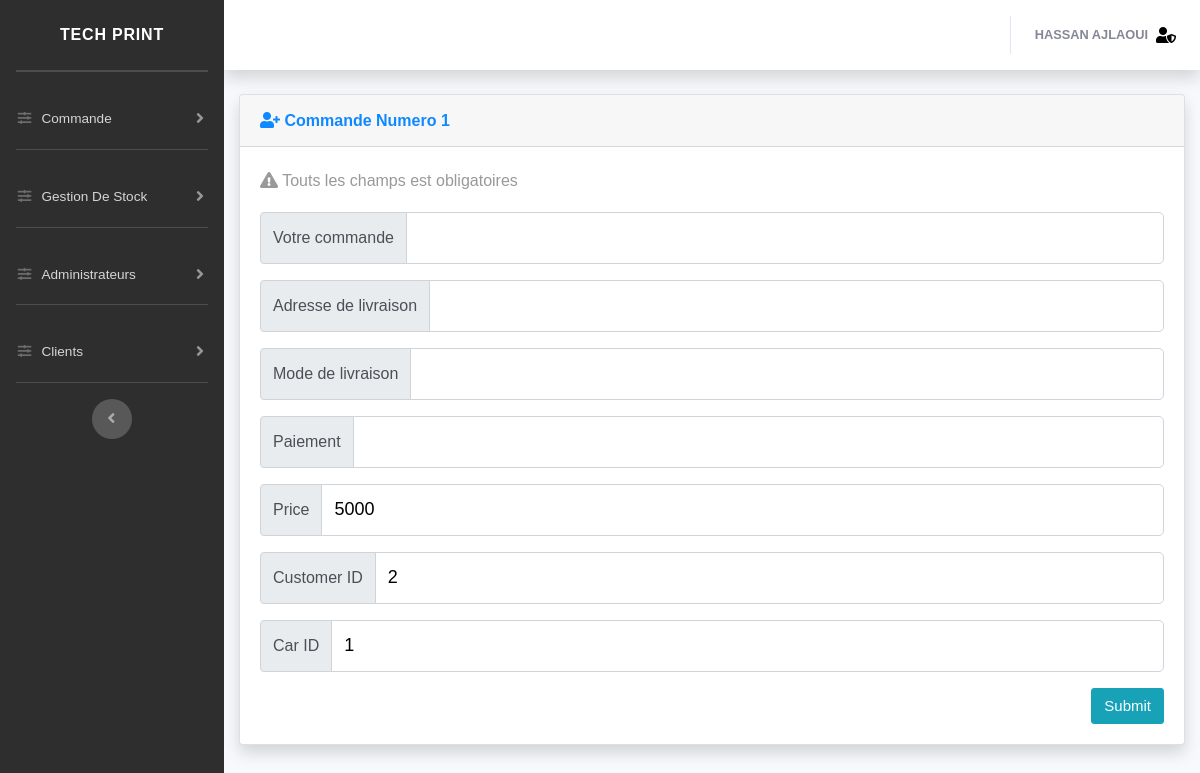
Page /dash/traitReservation.php?id=1 (signed in) on the committed database.
### tables this page shows
CREATE TABLE `reservations` (
  `reservationID` int(11) NOT NULL,
  `pickupDay` date NOT NULL,
  `returnDay` date NOT NULL,
  `price` decimal(10,0) NOT NULL,
  `pickupLocation` varchar(50) NOT NULL,
  `returnLocation` varchar(50) NOT NULL,
  `customerID` int(11) NOT NULL,
  `carID` int(11) NOT NULL,
  `isConfirmed` enum('-1','1') NOT NULL DEFAULT '-1'
);

### dash/traitement/function.php (called while the page is built, shortened)
<?php
	function connecte(){
					try{
						$db = new PDO('mysql:host=localhost;dbname=cars;charset=utf8','root','');
						$db->setAttribute(PDO::ATTR_DEFAULT_FETCH_MODE, PDO::FETCH_ASSOC);
						$db->query("SET NAMES utf8mb4");
					}catch(PDOException $e){
					}
					return $db;
				}
	function PDO($query,$array){
					$db = connecte();
					$stm = $db->prepare($query);
					$i=1;
					reset($array);
					while($frt = current($array)){
							$stm->bindValue($i,$frt);
							next($array);
							$i++;
						}
					$stm->execute();
					return $stm;
				}
?>

### dash/traitReservation.php (the view, shortened to what this page needs)
<!DOCTYPE html>
<html lang="en">
<head>
  <link href="vendor/fontawesome-free/css/all.min.css" rel="stylesheet" type="text/css">
  <link href="css/sb-admin-2.min.css" rel="stylesheet">
  <link href="vendor/datatables/dataTables.bootstrap4.min.css" rel="stylesheet">
  <link href="css/style.css" rel="stylesheet">
</head>
  <body id="page-top">
 <?php
include("nav.php");
include("traitement/function.php");
if(isset($_GET['id'])){
$id = $_GET['id'];
$sql = "SELECT * FROM `reservations` WHERE reservationID=?";
$value = array($id);
$result = PDO($sql,$value);
    if($result->rowCount()!=0)  {
            while($row = $result->fetch())
                {
                  $reservationID = $row['reservationID'] ;
                  $price = $row['price'];
                  $customerID = $row['customerID'] ;
                  $carID = $row['carID'] ;
                }
    }
}
 ?>
        <div class="container-fluid">
          <div class="card shadow mb-4">
            <div class="card-header py-3">
              <h6 class="m-0 font-weight-bold text-primary"><i class="fas fa-user-plus"></i> Commande <?php if(isset($_GET['id'])){echo 'Numero '.$reservationID;}?> </h6>
            </div>
            <div class="card-body">
              <div class="table-responsive">
                <?php
                  if(isset($_GET['id'])){
                    echo '<form action="modifyReservation.php?id='.$reservationID.'" method="POST" id="formajout">';
                  }else{
                    echo '<form action="addReservation.php" method="POST" id="formajout">';
                  }
                ?>
                <p class="sup2"><i class="fas fa-exclamation-triangle"></i> Touts les champs est obligatoires</p>
                <div class="input-group mb-3">
                  <div class="input-group-prepend">
                    <span class="input-group-text" id="inputGroup-sizing-default">Votre commande</span>
                  </div>
                  <input type="text" name="commande" class="form-control" required="required" aria-label="Sizing example input" aria-describedby="inputGroup-sizing-default" <?php if(isset($_GET['id'])){ echo 'value="'.$commande.'"'; }?>>
                </div>
                <div class="input-group mb-3">
                  <div class="input-group-prepend">
                    <span class="input-group-text" id="inputGroup-sizing-default">Adresse de livraison</span>
                  </div>
                  <input type="text" name="Adresse" class="form-control" required="required" aria-label="Sizing example input" aria-describedby="inputGroup-sizing-default" <?php if(isset($_GET['id'])){ echo 'value="'.$Adresse.'"'; }?>>
                </div>
                <div class="input-group mb-3">
                  <div class="input-group-prepend">
                    <span class="input-group-text" id="inputGroup-sizing-default">Mode de livraison</span>
                  </div>
                  <input type="text" name="modedelivraison" class="form-control" required="required" aria-label="Sizing example input" aria-describedby="inputGroup-sizing-default" <?php if(isset($_GET['id'])){ echo 'value="'.$modedelivraison.'"'; }?>>
                </div>
                <div class="input-group mb-3">
                  <div class="input-group-prepend">
                    <span class="input-group-text" id="inputGroup-sizing-default">Paiement</span>
                  </div>
                  <input type="text" name="Paiement" class="form-control" required="required" aria-label="Sizing example input" aria-describedby="inputGroup-sizing-default" <?php if(isset($_GET['id'])){ echo 'value="'.$Paiement.'"'; }?>>
                </div>
                 <?php
                if(isset($_GET['id'])){
                ?>
                  <div class="input-group mb-3">
                          <div class="input-group-prepend">
                          <span class="input-group-text" id="inputGroup-sizing-default">Price</span>
                          </div>
                          <input type="number" name="price"  class="form-control" required="required" aria-label="Sizing example input" aria-describedby="inputGroup-sizing-default" <?php if(isset($_GET['id'])){ echo 'value="'.$price.'"'; }?>>
                  </div>
                  <div class="input-group mb-3">
                    <div class="input-group-prepend">
                      <span class="input-group-text" id="inputGroup-sizing-default">Customer ID</span>
                    </div>
                    <input type="number" name="customerID"  class="form-control" required="required" aria-label="Sizing example input" aria-describedby="inputGroup-sizing-default" <?php if(isset($_GET['id'])){ echo 'value="'.$customerID.'" disabled'; }?> >
                  </div>
                  <div class="input-group mb-3">
                    <div class="input-group-prepend">
                      <span class="input-group-text" id="inputGroup-sizing-default">Car ID</span>
                    </div>
                    <input type="number" name="carID" placeholder="Adresse..." class="form-control" required="required" aria-label="Sizing example input" aria-describedby="inputGroup-sizing-default" <?php if(isset($_GET['id'])){ echo 'value="'.$carID.'" disabled'; }?> >
                  </div>
                <?php
                }else{
                ?>
                <?php
                }
                ?>
                <input type="submit" name="submit" class="btn btn-info float-right">
                  </form>
              </div>
            </div>
          </div>
        </div>
      </div>
    </div>
  </div>
</body>
</html>

### rows in the picture
reservations: reservationID "1", price "5000", customerID "2", carID "1"

### other values in the picture
$_SESSION['nom'] "HASSAN AJLAOUI"
